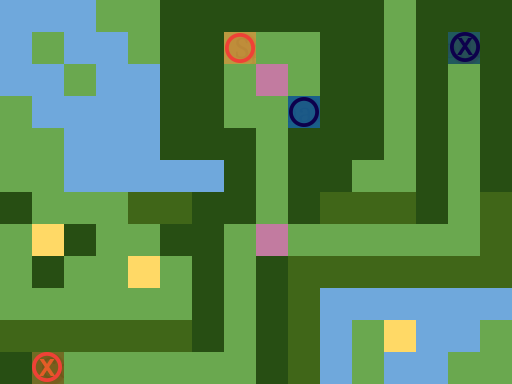

The image is a tile-based game level rendered from a .tmx file. Its description and complete source (layers, tilesets, objects, tile grids) follow:
An orthogonal 16x12 tile map with 32x32 px tiles, 3 tile layers (Ground, Obstacles, Objects), 1 hidden layer not drawn.

<map version="1.0" orientation="orthogonal" renderorder="right-down" width="16" height="12" tilewidth="32" tileheight="32" nextobjectid="1">
 <tileset firstgid="1" name="TilesetPlaceholder" tilewidth="32" tileheight="32" tilecount="240" columns="10">
  <image source="../Tileset.png" width="320" height="768" />
 </tileset>
 <layer name="Ground" width="16" height="12">
  <data encoding="csv">
5,5,5,1,1,1,1,1,1,1,1,1,1,1,1,1,
5,1,5,5,1,1,1,1,1,1,1,1,1,1,1,1,
5,5,1,5,5,1,1,1,3,1,1,1,1,1,1,1,
1,5,5,5,5,1,1,1,1,1,1,1,1,1,1,1,
1,1,5,5,5,1,1,1,1,1,1,1,1,1,1,1,
1,1,5,5,5,5,5,1,1,1,1,1,1,1,1,1,
1,1,1,1,1,1,1,1,1,1,1,1,1,1,1,1,
1,2,1,1,1,1,1,1,3,1,1,1,1,1,1,1,
1,1,1,1,2,1,1,1,1,1,1,1,1,1,1,1,
1,1,1,1,1,1,1,1,1,1,5,5,5,5,5,5,
1,1,1,1,1,1,1,1,1,1,5,1,2,5,5,1,
1,1,1,1,1,1,1,1,1,1,5,1,5,5,1,1
</data>
 </layer>
 <layer name="Obstacles" width="16" height="12">
  <data encoding="csv">
0,0,0,0,0,42,42,42,42,42,42,42,0,42,42,42,
0,0,0,0,0,42,42,0,0,0,42,42,0,42,0,42,
0,0,0,0,0,42,42,0,0,0,42,42,0,42,0,42,
0,0,0,0,0,42,42,0,0,0,42,42,0,42,0,42,
0,0,0,0,0,42,42,42,0,42,42,42,0,42,0,42,
0,0,0,0,0,0,0,42,0,42,42,0,0,42,0,42,
42,0,0,0,44,44,42,42,0,42,44,44,44,42,0,44,
0,0,42,0,0,42,42,0,0,0,0,0,0,0,0,44,
0,42,0,0,0,0,42,0,42,44,44,44,44,44,44,44,
0,0,0,0,0,0,42,0,42,44,0,0,0,0,0,0,
44,44,44,44,44,44,42,0,42,44,0,0,0,0,0,0,
42,0,0,0,0,0,0,0,42,44,0,0,0,0,0,0
</data>
 </layer>
 <layer name="Objects" width="16" height="12">
  <data encoding="csv">
0,0,0,0,0,0,0,0,0,0,0,0,0,0,0,0,
0,0,0,0,0,0,0,81,0,0,0,0,0,0,182,0,
0,0,0,0,0,0,0,0,0,0,0,0,0,0,0,0,
0,0,0,0,0,0,0,0,0,82,0,0,0,0,0,0,
0,0,0,0,0,0,0,0,0,0,0,0,0,0,0,0,
0,0,0,0,0,0,0,0,0,0,0,0,0,0,0,0,
0,0,0,0,0,0,0,0,0,0,0,0,0,0,0,0,
0,0,0,0,0,0,0,0,0,0,0,0,0,0,0,0,
0,0,0,0,0,0,0,0,0,0,0,0,0,0,0,0,
0,0,0,0,0,0,0,0,0,0,0,0,0,0,0,0,
0,0,0,0,0,0,0,0,0,0,0,0,0,0,0,0,
0,181,0,0,0,0,0,0,0,0,0,0,0,0,0,0
</data>
 </layer>
 <layer name="Solution" width="16" height="12" visible="0">
  <data encoding="csv">
0,0,0,0,0,0,0,0,0,0,0,0,0,0,0,0,
0,0,0,0,0,0,0,0,0,0,0,0,0,0,0,0,
0,0,0,0,0,0,0,222,224,232,0,0,0,0,232,0,
0,0,0,0,0,0,0,0,224,0,0,0,0,0,232,0,
0,0,0,0,0,0,0,0,224,0,0,0,0,0,232,0,
0,0,0,0,0,0,0,0,224,0,0,0,0,0,232,0,
0,0,0,0,0,0,0,0,224,0,0,0,0,0,232,0,
0,0,0,0,0,0,0,222,0,233,233,233,233,233,233,0,
0,0,0,0,0,0,0,222,0,0,0,0,0,0,0,0,
0,0,0,0,0,0,0,222,0,0,0,0,0,0,0,0,
0,0,0,0,0,0,0,222,0,0,0,0,0,0,0,0,
0,0,222,222,222,222,222,222,0,0,0,0,0,0,0,0
</data>
 </layer>
</map>
